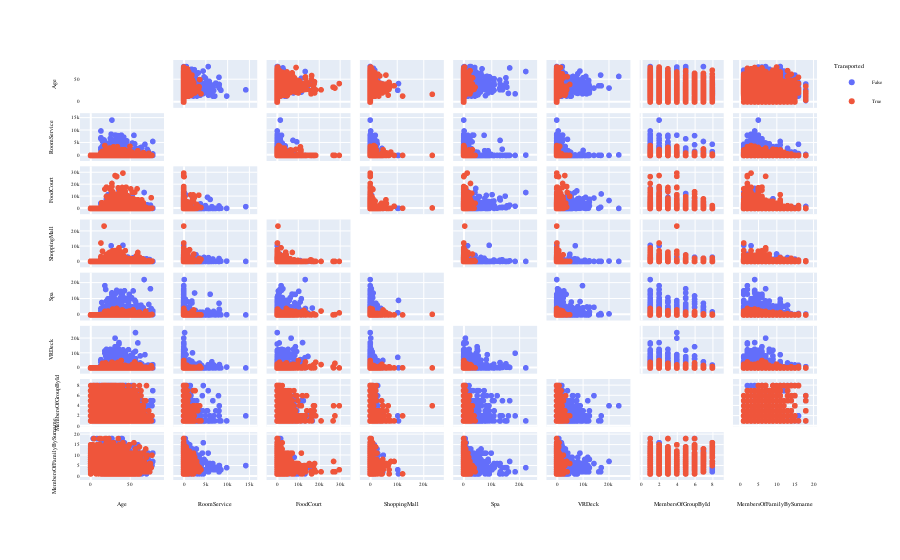

This figure's notebook cell:
### Code cell
#Scattermatrix plot of all numerical columns
fig = px.scatter_matrix(df,dimensions=df.select_dtypes(include='number'),color="Transported")
fig.update_traces(diagonal_visible=False)
fig.update_layout(
    font=dict(
        family="Courier New, monospace",
        size=5,  
        color="Black"
    )
)

fig.show()

### Figure 1 — Plotly figure (JSON) as saved in the notebook; plotly's stock layout.template omitted (floating-point values rounded to 4 significant figures; data arrays with more than 128 entries replaced by an {"elided": "..."} marker saying what was removed)
{"data": [{"diagonal": {"visible": false}, "dimensions": [{"axis": {"matches": true}, "label": "Age", "values": {"elided": "4315 int values"}}, {"axis": {"matches": true}, "label": "RoomService", "values": {"elided": "4315 int values"}}, {"axis": {"matches": true}, "label": "FoodCourt", "values": {"elided": "4315 int values"}}, {"axis": {"matches": true}, "label": "ShoppingMall", "values": {"elided": "4315 int values"}}, {"axis": {"matches": true}, "label": "Spa", "values": {"elided": "4315 int values"}}, {"axis": {"matches": true}, "label": "VRDeck", "values": {"elided": "4315 int values"}}, {"axis": {"matches": true}, "label": "MembersOfGroupById", "values": {"elided": "4315 int values"}}, {"axis": {"matches": true}, "label": "MembersOfFamilyBySurname", "values": {"elided": "4315 int values"}}], "hovertemplate": "Transported=False<br>%{xaxis.title.text}=%{x}<br>%{yaxis.title.text}=%{y}<extra></extra>", "legendgroup": "False", "marker": {"color": "#636efa", "symbol": "circle"}, "name": "False", "showlegend": true, "type": "splom"}, {"diagonal": {"visible": false}, "dimensions": [{"axis": {"matches": true}, "label": "Age", "values": {"elided": "4378 int values"}}, {"axis": {"matches": true}, "label": "RoomService", "values": {"elided": "4378 int values"}}, {"axis": {"matches": true}, "label": "FoodCourt", "values": {"elided": "4378 int values"}}, {"axis": {"matches": true}, "label": "ShoppingMall", "values": {"elided": "4378 int values"}}, {"axis": {"matches": true}, "label": "Spa", "values": {"elided": "4378 int values"}}, {"axis": {"matches": true}, "label": "VRDeck", "values": {"elided": "4378 int values"}}, {"axis": {"matches": true}, "label": "MembersOfGroupById", "values": {"elided": "4378 int values"}}, {"axis": {"matches": true}, "label": "MembersOfFamilyBySurname", "values": {"elided": "4378 int values"}}], "hovertemplate": "Transported=True<br>%{xaxis.title.text}=%{x}<br>%{yaxis.title.text}=%{y}<extra></extra>", "legendgroup": "True", "marker": {"color": "#EF553B", "symbol": "circle"}, "name": "True", "showlegend": true, "type": "splom"}], "layout": {"dragmode": "select", "font": {"color": "Black", "family": "Courier New, monospace", "size": 5}, "legend": {"title": {"text": "Transported"}, "tracegroupgap": 0}, "margin": {"t": 60}}}
